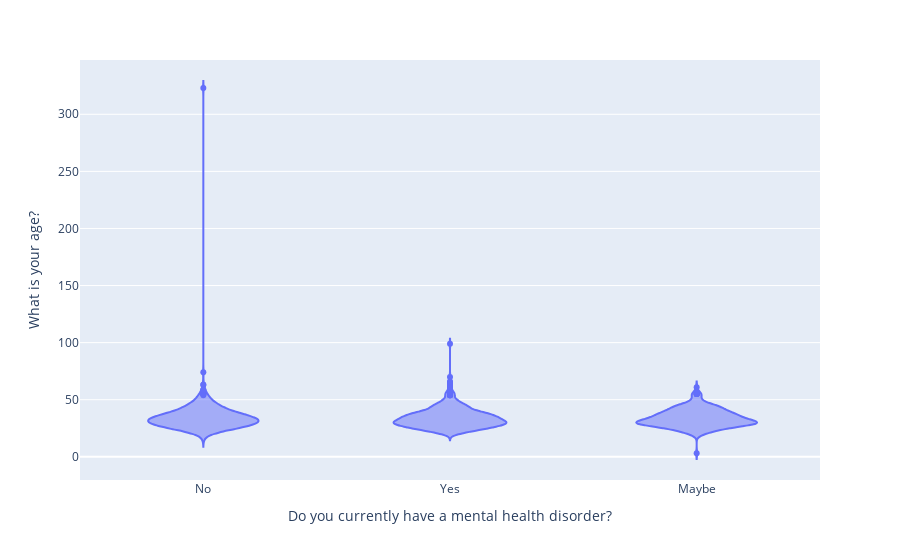

Source (notebook cell):
### Code cell
fig = px.violin(data,x = data['Do you currently have a mental health disorder?'],
               y = data['What is your age?'])
fig.show()

### Figure 1 — Plotly figure (JSON) as saved in the notebook; plotly's stock layout.template omitted (floating-point values rounded to 4 significant figures; data arrays with more than 128 entries replaced by an {"elided": "..."} marker saying what was removed)
{"data": [{"alignmentgroup": "True", "box": {"visible": false}, "hoverlabel": {"namelength": 0}, "hovertemplate": "Do you currently have a mental health disorder?=%{x}<br>What is your age?=%{y}", "legendgroup": "", "marker": {"color": "#636efa"}, "name": "", "offsetgroup": "", "orientation": "v", "scalegroup": "True", "showlegend": false, "type": "violin", "x": {"elided": "1433 str values"}, "x0": " ", "xaxis": "x", "y": {"elided": "1433 int values"}, "y0": " ", "yaxis": "y"}], "layout": {"legend": {"tracegroupgap": 0}, "margin": {"t": 60}, "violinmode": "group", "xaxis": {"anchor": "y", "domain": [0, 1], "title": {"text": "Do you currently have a mental health disorder?"}}, "yaxis": {"anchor": "x", "domain": [0, 1], "title": {"text": "What is your age?"}}}}
